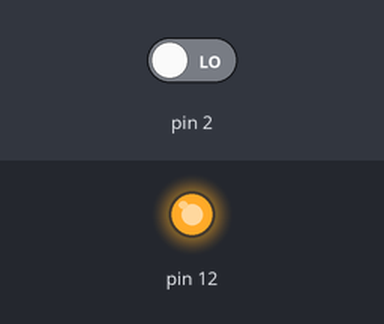
Simulated run of this sketch. Board: Arduino Uno, built with avr-gcc and run on an emulated ATmega328P. Parts: output pins drawn as LEDs (lit = HIGH). Inputs (shaded band) come from the test bench; at power-on: pin 2 LOW.

Above: at 1.2 s.
1.3 s: pin 2 driven HIGH
At 2.5 s:
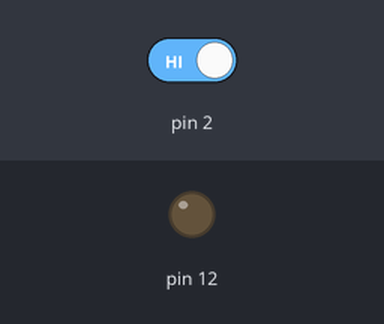
2.8 s: pin 2 driven LOW
At 3.9 s:
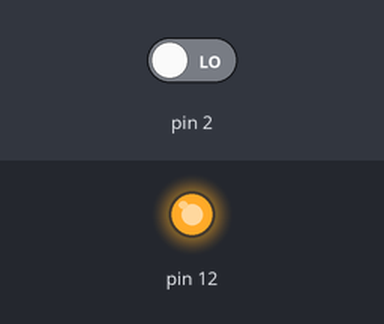
Timing chart, 0 to 5.8 s (numbered marks = the images above; inputs shaded):
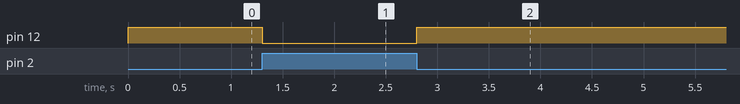

The sketch:

Push-button-led.ino
```cpp
// C++ code
//
void setup()
{
    pinMode(12, OUTPUT);
    pinMode(2, INPUT);
}

void loop()
{
    if (digitalRead(2) == HIGH)
    {
        digitalWrite(12, LOW);
    }
    else
    {
        digitalWrite(12, HIGH);
    }
}
```

Measured:
- after the input at 1.3 s, pin 12: HIGH → LOW at once
- after the input at 2.8 s, pin 12: LOW → HIGH at once
